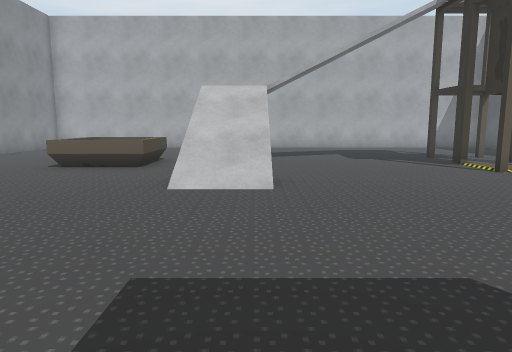
[1] (above)

16 first-person views from a walk through a 3-D level made in the Unity game engine. The camera is 1.2 m above the floor, tilts 8° down and sees 70° across. The floor is counted in squares, 1 m on a side. Each view is taken from the middle of a square. On the plan, view 1 faces up. The plan holds only what a view shows up to about 15 squares ahead; the rest is blank. The player character is not drawn.

[2]
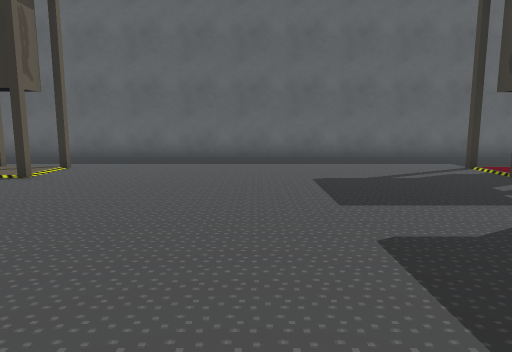

[3]
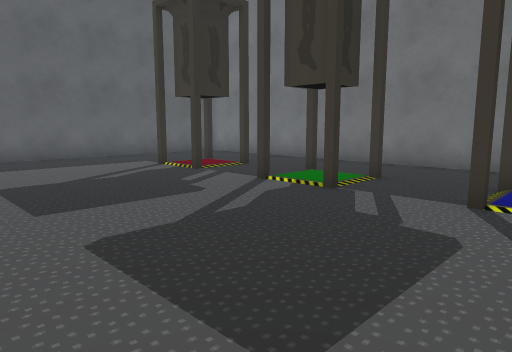

[4]
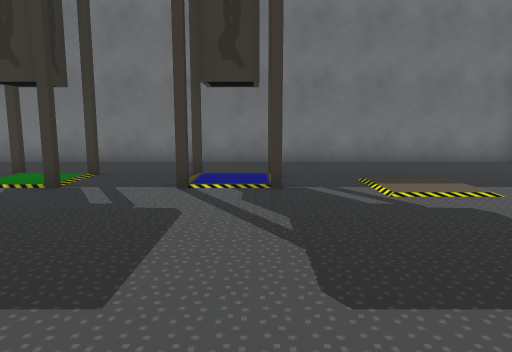

[5]
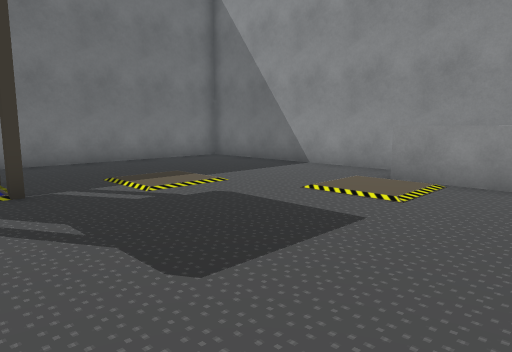

[6]
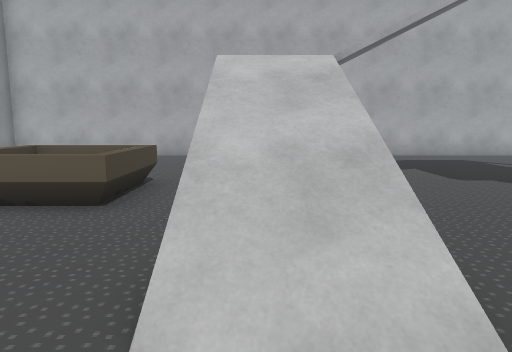

[7]
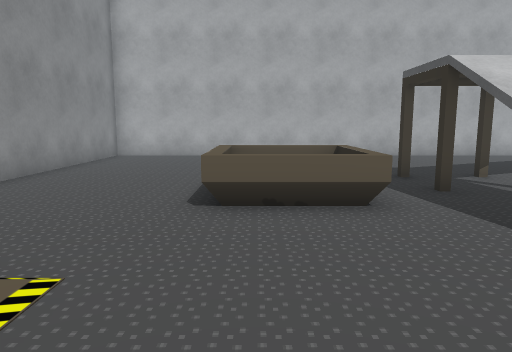

[8]
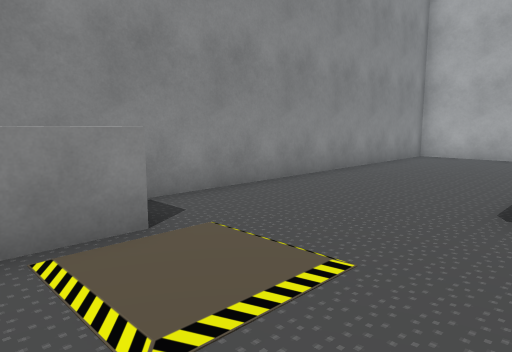

[9]
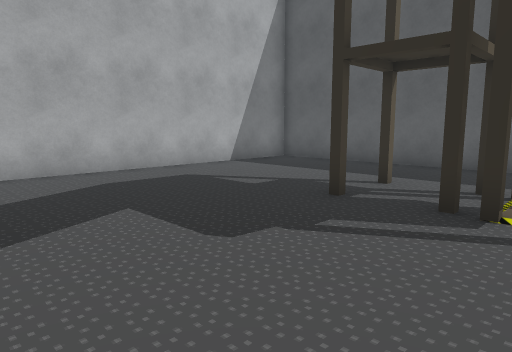

[10]
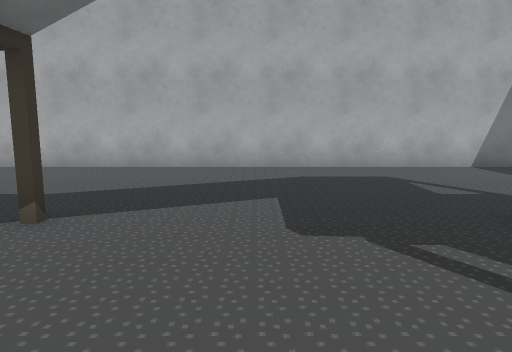

[11]
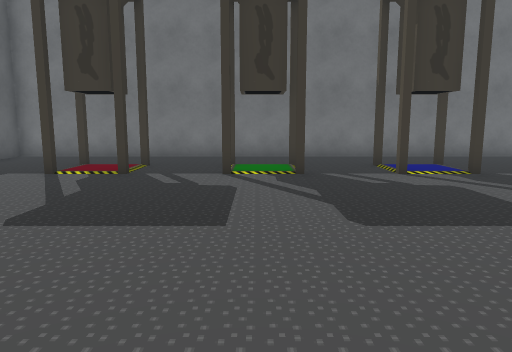

[12]
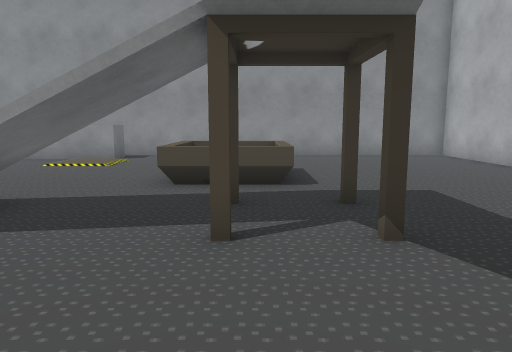

[13]
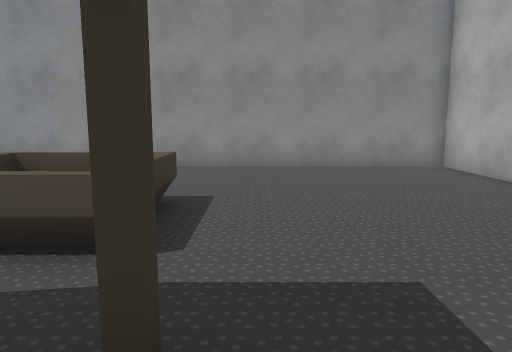

[14]
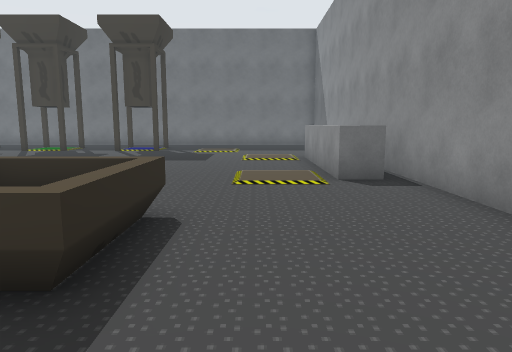

[15]
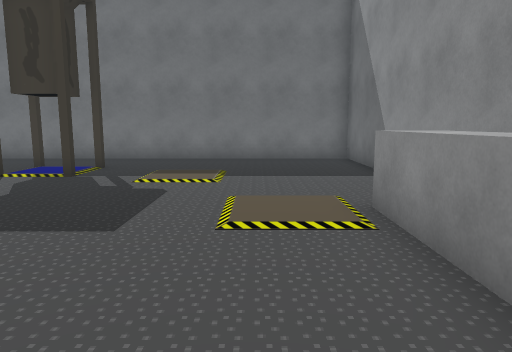

[16]
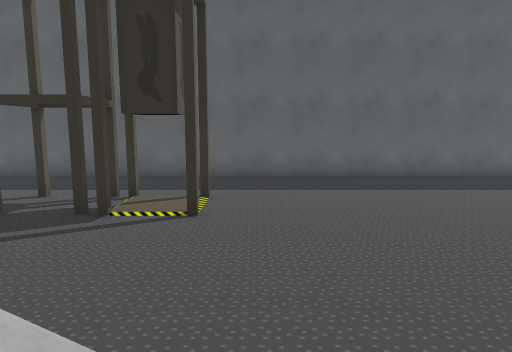

### Floor plan
Key: @ floor where view 1 was taken; # wall or solid block; . floor; / step, stairs or slope; = window, fence, low wall or low ledge; ^ raised ledge; v drop or lower ground; O other object.
Columns run from 11 left of view 1 to 12 right of it. Each row starts with its distance up from view 1.
 20 ########################
 19 #......................#
 18 #......................#
 17 #......................#
 16 #......................#
 15 #......................#
 14 #......................#
 13 #.....OOO#.#.....#.#...#
 12 #....OOOO#.#.....#.#...#
 11 #....O  O........O.#...#
 10 #....OOOO///...........#
  9 #........v//.....O.O...#
  8 #........=//...........#
  7 #^^.......//...........#
  6 #^^....................#
  5  ^^....................#
  4  ^^....................#
  3 #^^....................#
  2 #^^....................#
  1 #......................#
  0 #..........@...........#
 -1 #......................#
 -2 #........O...#.O.O.#...#
 -3 #......................#
 -4 #........O...O.O.O.O...#
 -5 #......................#
 -6 #......................#
 -7 ########################

Where each view was taken, in squares from view 1:
view 1: 0 up, 0 right, facing up
view 2: 4 up, 2 left, facing right
view 3: 4 up, 2 left, facing down-right
view 4: 5 up, 2 left, facing down
view 5: 5 up, 1 left, facing down-left
view 6: 5 up, 1 left, facing up
view 7: 5 up, 5 left, facing up
view 8: 5 up, 5 left, facing up-left
view 9: 10 up, 1 right, facing up-right
view 10: 9 up, 3 right, facing up
view 11: 7 up, 3 right, facing down
view 12: 12 up, 4 right, facing left
view 13: 14 up, 0 right, facing left
view 14: 15 up, 7 left, facing down
view 15: 7 up, 7 left, facing down
view 16: 8 up, 1 left, facing right
